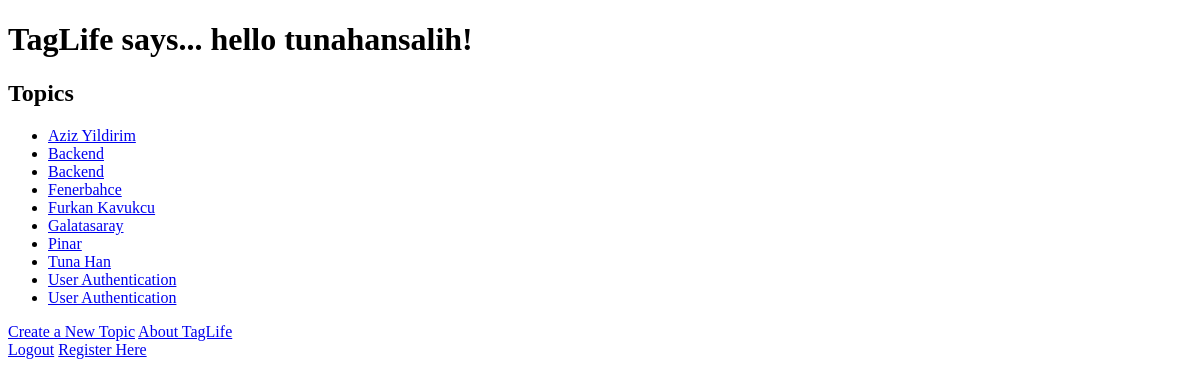
Before: / (signed in) with the older database file.
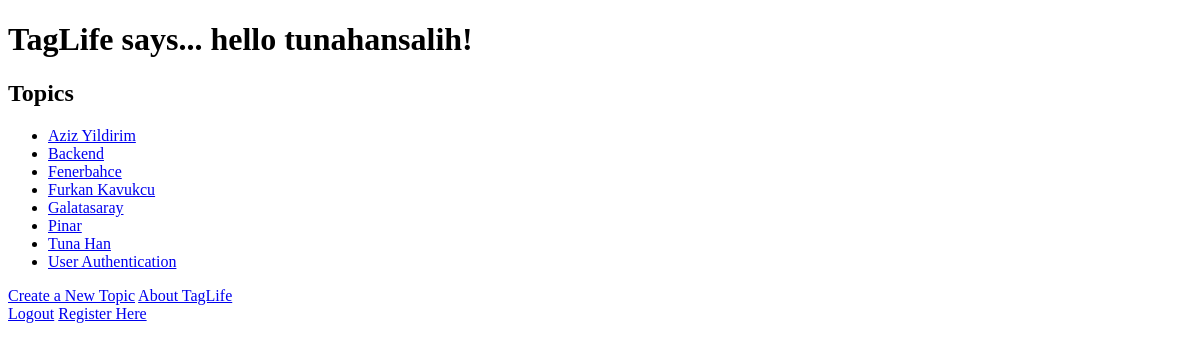
After: the same page with the newer database file.
### TagLifeApp/models.py (models this page shows, shortened)
class Topic(models.Model):
    title = models.CharField(max_length=128)

### TagLifeApp/views.py (the view)
# urls.py: url(r'^$', views.index, name='index'),
def index(request):
    context = RequestContext(request)
    topic_list = Topic.objects.order_by('title')
    context_dict = {'topics': topic_list}
    context_dict['user'] = request.user
    for topic in topic_list:
        topic.url = topic.title.replace(' ','_')
    if request.user.is_authenticated():
        print(request.user)
    else:
        print("WHY")
    return render_to_response('index.html', context_dict, context)

### TagLifeFrontend/templates/index.html (shortened to what this page needs)
<!DOCTYPE html>
<html>
<head>
</head>
<body>
{% if user.is_authenticated %}
    <h1>TagLife says... hello {{ user.username }}!</h1>
    <h2>Topics</h2>
    {% if topics %}
        <ul>
            {% for topic in topics %}
                <li><a href="/topic/{{ topic.url }}">{{ topic.title }}</a></li>
            {% endfor %}
        </ul>
    {% else %}
        <strong> There are no topics present</strong>
    {% endif %}
{% else %}
    <h1>TagLife says... hello someone</h1>
{% endif %}
<a href="/create_topic/">Create a New Topic</a>
<a href="/about/">About TagLife</a><br/>
{% if user.is_authenticated %}
    <a href="/logout/">Logout</a>
{% else %}
    <a href="/login/">Login</a>
{% endif %}
<a href="/register/">Register Here</a>
</body>
</html>

Changed rows visible on the page:
removed Topic: title "Backend"
removed Topic: title "User Authentication"
